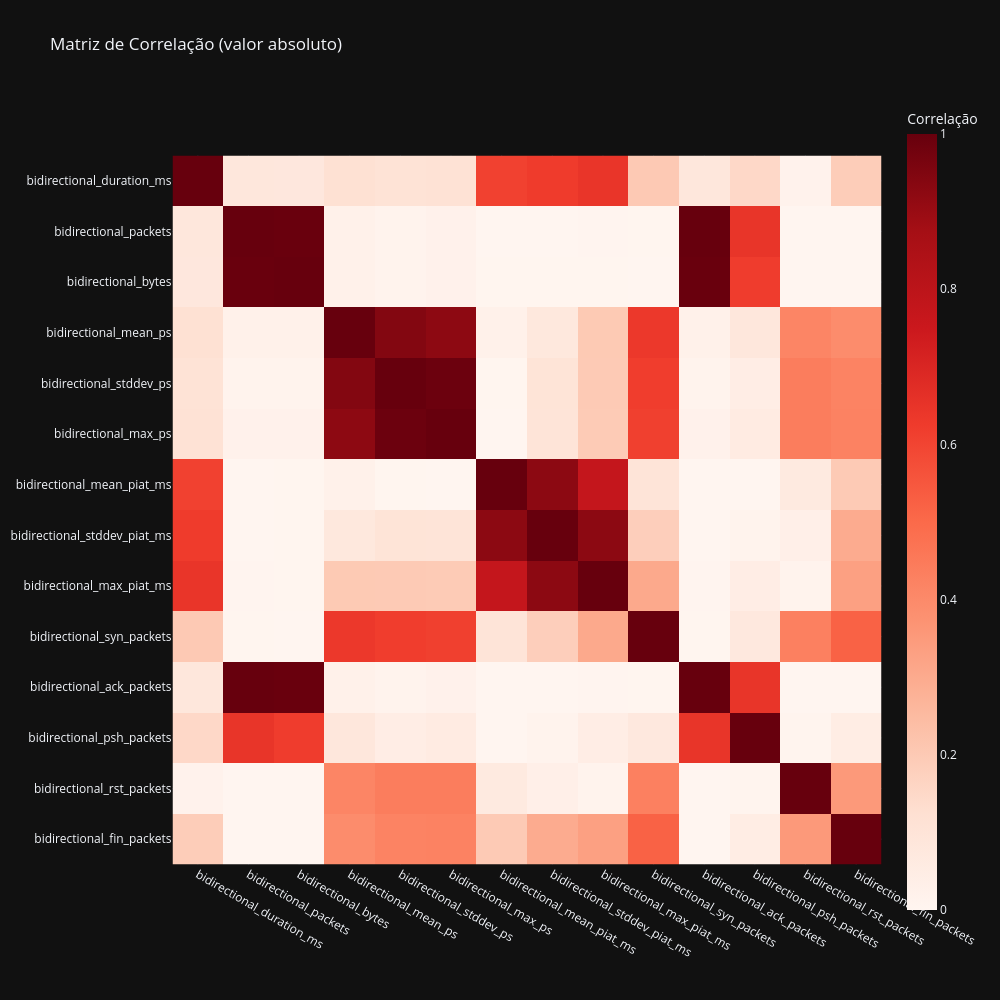
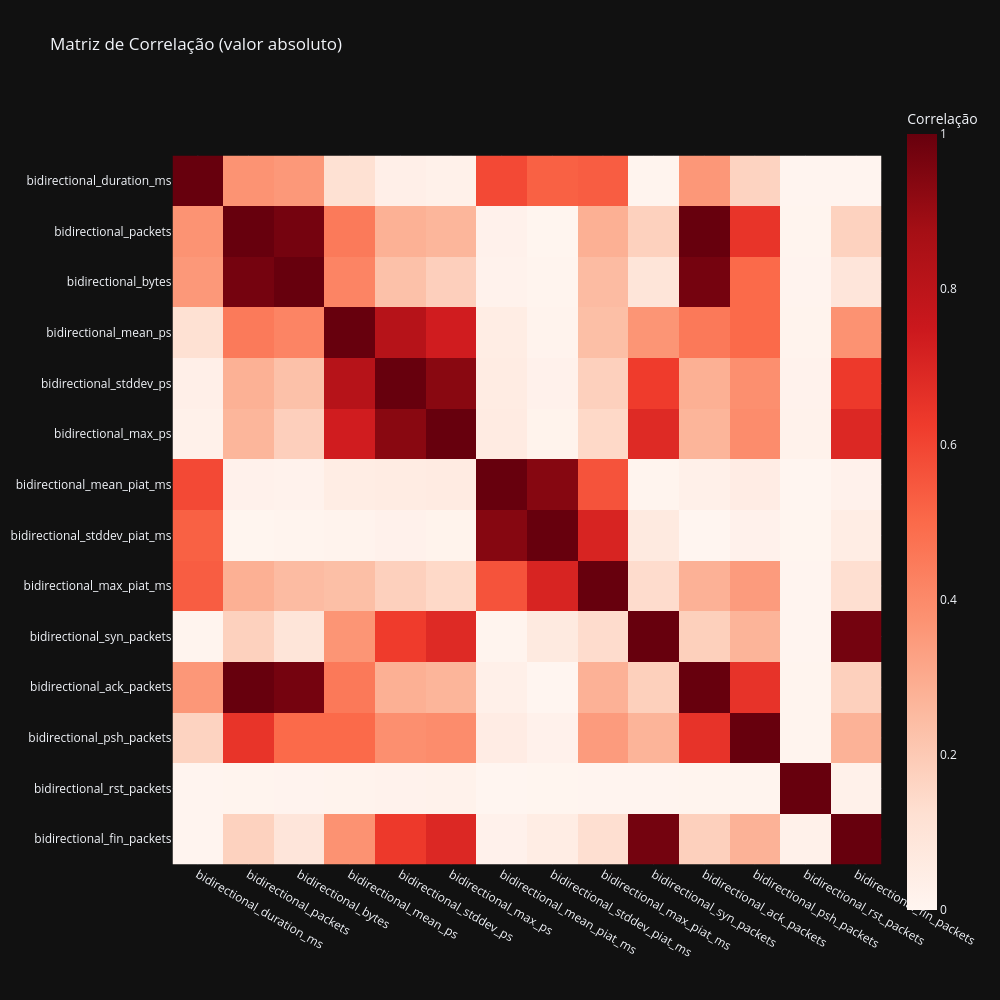
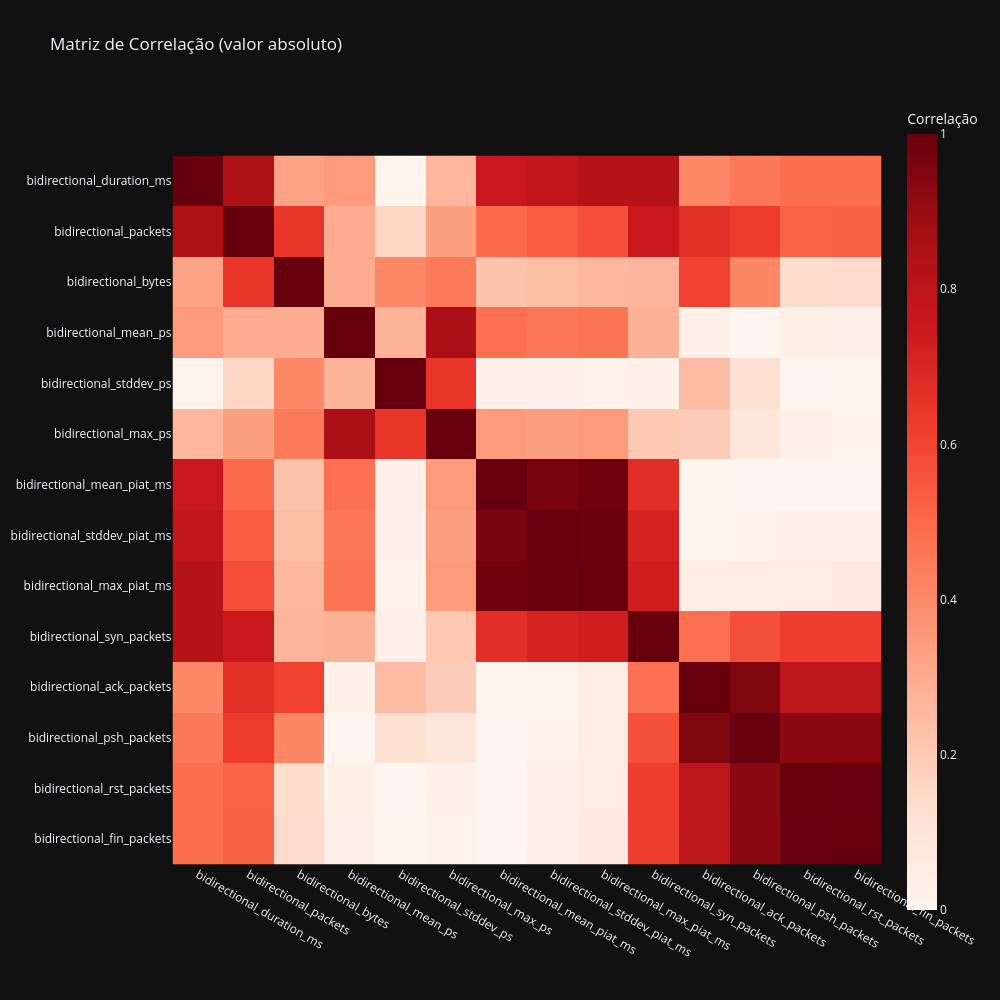

Write notebook code for charts like these, in order.
### Code cell
# limiar para comparação. threshold => 0.85 -> alta correlação
# definido no pré-tcc
THRESHOLD = 0.85

# correlação e correlação negativa tem o mesmo impacto
all_high_corr_pairs = []

for dataset_name in DATASET_NAMES:
    print(f"\n{dataset_name}")

    df = pd.read_parquet(
        DATA_DIR / f"{dataset_name}_train.parquet"
    )

    numerical_features, _ = split_features(df)
    corr_matrix = df[numerical_features].corr(method="pearson")

    correlation_heatmap(corr_matrix, is_abs=True)

    corr_abs = corr_matrix.abs()

    # pega apenas parte de cima da matriz, tambémn ignora a diagonal. evita cálculo repetido
    #ex:
    # 1 2 3 -> nan  2   3
    # 4 5 6 -> nan nan  3
    # 7 8 9 -> nan nan nan

    # np.ones(corr_abs.shape) -> cria matriz de 1 com o shape
    # np.triu( -> pega apenas triângulo superior
    # k = 1 exclui diagonal
    # transforma em boleano
    # em resumo, uma máscara boleana para a matriz

    upper = corr_abs.where(
        np.triu(np.ones(corr_abs.shape), k=1).astype(bool)
    )

    # upper.stack() -> empilha as colunas para transformar em linhas, já filtra nan
    # .reset_index() -> transforma series em tabela
    # renomear os nomes de coluna que o pandas atribui
    #display(upper.stack())
    corr_pairs = (
        upper.stack()
        .reset_index()
        .rename(columns={
            "level_0": "feature_1",
            "level_1": "feature_2",
            0: "abs_correlation",
        })
    )

    high_corr_pairs = corr_pairs[
        corr_pairs["abs_correlation"] >= THRESHOLD
    ].sort_values(by="abs_correlation", ascending=False)

    high_corr_pairs.insert(0, "dataset", dataset_name)

    display(high_corr_pairs)

    all_high_corr_pairs.append(high_corr_pairs)

    del df

all_high_corr_pairs = pd.concat(
    all_high_corr_pairs,
    ignore_index=True,
)

### Figure 1 — Plotly figure (JSON) as saved in the notebook; plotly's stock layout.template omitted (floating-point values rounded to 4 significant figures; data arrays with more than 128 entries replaced by an {"elided": "..."} marker saying what was removed)
{"data": [{"coloraxis": "coloraxis", "name": "0", "x": ["bidirectional_duration_ms", "bidirectional_packets", "bidirectional_bytes", "bidirectional_mean_ps", "bidirectional_stddev_ps", "bidirectional_max_ps", "bidirectional_mean_piat_ms", "bidirectional_stddev_piat_ms", "bidirectional_max_piat_ms", "bidirectional_syn_packets", "bidirectional_ack_packets", "bidirectional_psh_packets", "bidirectional_rst_packets", "bidirectional_fin_packets"], "y": ["bidirectional_duration_ms", "bidirectional_packets", "bidirectional_bytes", "bidirectional_mean_ps", "bidirectional_stddev_ps", "bidirectional_max_ps", "bidirectional_mean_piat_ms", "bidirectional_stddev_piat_ms", "bidirectional_max_piat_ms", "bidirectional_syn_packets", "bidirectional_ack_packets", "bidirectional_psh_packets", "bidirectional_rst_packets", "bidirectional_fin_packets"], "z": {"elided": "14x14 float values"}, "type": "heatmap", "xaxis": "x", "yaxis": "y", "hovertemplate": "x: %{x}<br>y: %{y}<br>Correlação: %{z}<extra></extra>"}], "layout": {"xaxis": {"anchor": "y", "domain": [0.0, 1.0], "scaleanchor": "y", "constrain": "domain"}, "yaxis": {"anchor": "x", "domain": [0.0, 1.0], "autorange": "reversed", "constrain": "domain"}, "coloraxis": {"colorbar": {"title": {"text": "Correlação"}}, "colorscale": [[0.0, "rgb(255,245,240)"], [0.125, "rgb(254,224,210)"], [0.25, "rgb(252,187,161)"], [0.375, "rgb(252,146,114)"], [0.5, "rgb(251,106,74)"], [0.625, "rgb(239,59,44)"], [0.75, "rgb(203,24,29)"], [0.875, "rgb(165,15,21)"], [1.0, "rgb(103,0,13)"]], "cmin": 0, "cmax": 1}, "title": {"text": "Matriz de Correlação (valor absoluto)"}, "width": 1000, "height": 1000}}

### Figure 2 — Plotly figure (JSON) as saved in the notebook; plotly's stock layout.template omitted (floating-point values rounded to 4 significant figures; data arrays with more than 128 entries replaced by an {"elided": "..."} marker saying what was removed)
{"data": [{"coloraxis": "coloraxis", "name": "0", "x": ["bidirectional_duration_ms", "bidirectional_packets", "bidirectional_bytes", "bidirectional_mean_ps", "bidirectional_stddev_ps", "bidirectional_max_ps", "bidirectional_mean_piat_ms", "bidirectional_stddev_piat_ms", "bidirectional_max_piat_ms", "bidirectional_syn_packets", "bidirectional_ack_packets", "bidirectional_psh_packets", "bidirectional_rst_packets", "bidirectional_fin_packets"], "y": ["bidirectional_duration_ms", "bidirectional_packets", "bidirectional_bytes", "bidirectional_mean_ps", "bidirectional_stddev_ps", "bidirectional_max_ps", "bidirectional_mean_piat_ms", "bidirectional_stddev_piat_ms", "bidirectional_max_piat_ms", "bidirectional_syn_packets", "bidirectional_ack_packets", "bidirectional_psh_packets", "bidirectional_rst_packets", "bidirectional_fin_packets"], "z": {"elided": "14x14 float values"}, "type": "heatmap", "xaxis": "x", "yaxis": "y", "hovertemplate": "x: %{x}<br>y: %{y}<br>Correlação: %{z}<extra></extra>"}], "layout": {"xaxis": {"anchor": "y", "domain": [0.0, 1.0], "scaleanchor": "y", "constrain": "domain"}, "yaxis": {"anchor": "x", "domain": [0.0, 1.0], "autorange": "reversed", "constrain": "domain"}, "coloraxis": {"colorbar": {"title": {"text": "Correlação"}}, "colorscale": [[0.0, "rgb(255,245,240)"], [0.125, "rgb(254,224,210)"], [0.25, "rgb(252,187,161)"], [0.375, "rgb(252,146,114)"], [0.5, "rgb(251,106,74)"], [0.625, "rgb(239,59,44)"], [0.75, "rgb(203,24,29)"], [0.875, "rgb(165,15,21)"], [1.0, "rgb(103,0,13)"]], "cmin": 0, "cmax": 1}, "title": {"text": "Matriz de Correlação (valor absoluto)"}, "width": 1000, "height": 1000}}

### Figure 3 — Plotly figure (JSON) as saved in the notebook; plotly's stock layout.template omitted (floating-point values rounded to 4 significant figures; data arrays with more than 128 entries replaced by an {"elided": "..."} marker saying what was removed)
{"data": [{"coloraxis": "coloraxis", "name": "0", "x": ["bidirectional_duration_ms", "bidirectional_packets", "bidirectional_bytes", "bidirectional_mean_ps", "bidirectional_stddev_ps", "bidirectional_max_ps", "bidirectional_mean_piat_ms", "bidirectional_stddev_piat_ms", "bidirectional_max_piat_ms", "bidirectional_syn_packets", "bidirectional_ack_packets", "bidirectional_psh_packets", "bidirectional_rst_packets", "bidirectional_fin_packets"], "y": ["bidirectional_duration_ms", "bidirectional_packets", "bidirectional_bytes", "bidirectional_mean_ps", "bidirectional_stddev_ps", "bidirectional_max_ps", "bidirectional_mean_piat_ms", "bidirectional_stddev_piat_ms", "bidirectional_max_piat_ms", "bidirectional_syn_packets", "bidirectional_ack_packets", "bidirectional_psh_packets", "bidirectional_rst_packets", "bidirectional_fin_packets"], "z": {"elided": "14x14 float values"}, "type": "heatmap", "xaxis": "x", "yaxis": "y", "hovertemplate": "x: %{x}<br>y: %{y}<br>Correlação: %{z}<extra></extra>"}], "layout": {"xaxis": {"anchor": "y", "domain": [0.0, 1.0], "scaleanchor": "y", "constrain": "domain"}, "yaxis": {"anchor": "x", "domain": [0.0, 1.0], "autorange": "reversed", "constrain": "domain"}, "coloraxis": {"colorbar": {"title": {"text": "Correlação"}}, "colorscale": [[0.0, "rgb(255,245,240)"], [0.125, "rgb(254,224,210)"], [0.25, "rgb(252,187,161)"], [0.375, "rgb(252,146,114)"], [0.5, "rgb(251,106,74)"], [0.625, "rgb(239,59,44)"], [0.75, "rgb(203,24,29)"], [0.875, "rgb(165,15,21)"], [1.0, "rgb(103,0,13)"]], "cmin": 0, "cmax": 1}, "title": {"text": "Matriz de Correlação (valor absoluto)"}, "width": 1000, "height": 1000}}
